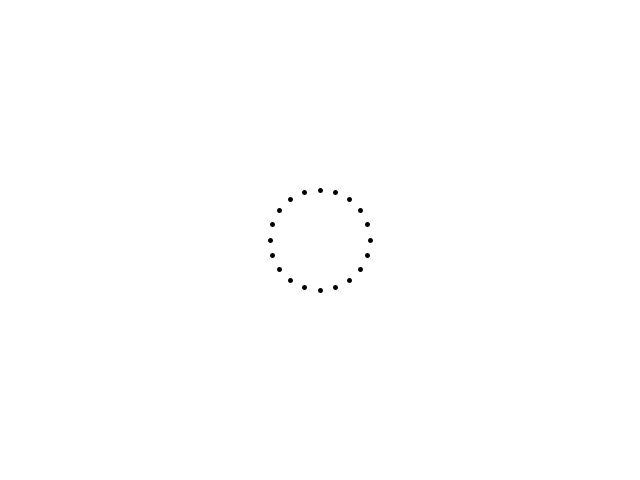
Frame 1 (no input)
Frame 60 (the mouse pressed at the canvas centre just before this capture): identical to frame 1, image omitted
Frame 120 (the mouse held since frame 60 and released just before this capture): identical to frame 1, image omitted

The Processing sketch that drew this single still picture (run headless with seeded random() and noise(); from frame 60 on, the mouse is pressed at the canvas centre):

// Processing sketch: circle
// ── circle.pde
int frame = 0;
float multiplier = 0.04;
int numberOfPoints = 20;
int widthisch = 640;
int cirkleRad = 50;
int pointDistance = (widthisch/numberOfPoints) + 1;

void setup()
{
	size(640, 480);
	strokeWeight(5);
}

void draw()
{
	background(255);
  int[] center = {320, 240};

    for(float angle = 0; radians(angle) < 2*PI; angle += 360/numberOfPoints){
      point(center[0] + cos(radians(angle)) * cirkleRad, center[1] + sin(radians(angle)) * cirkleRad);
    }
}
